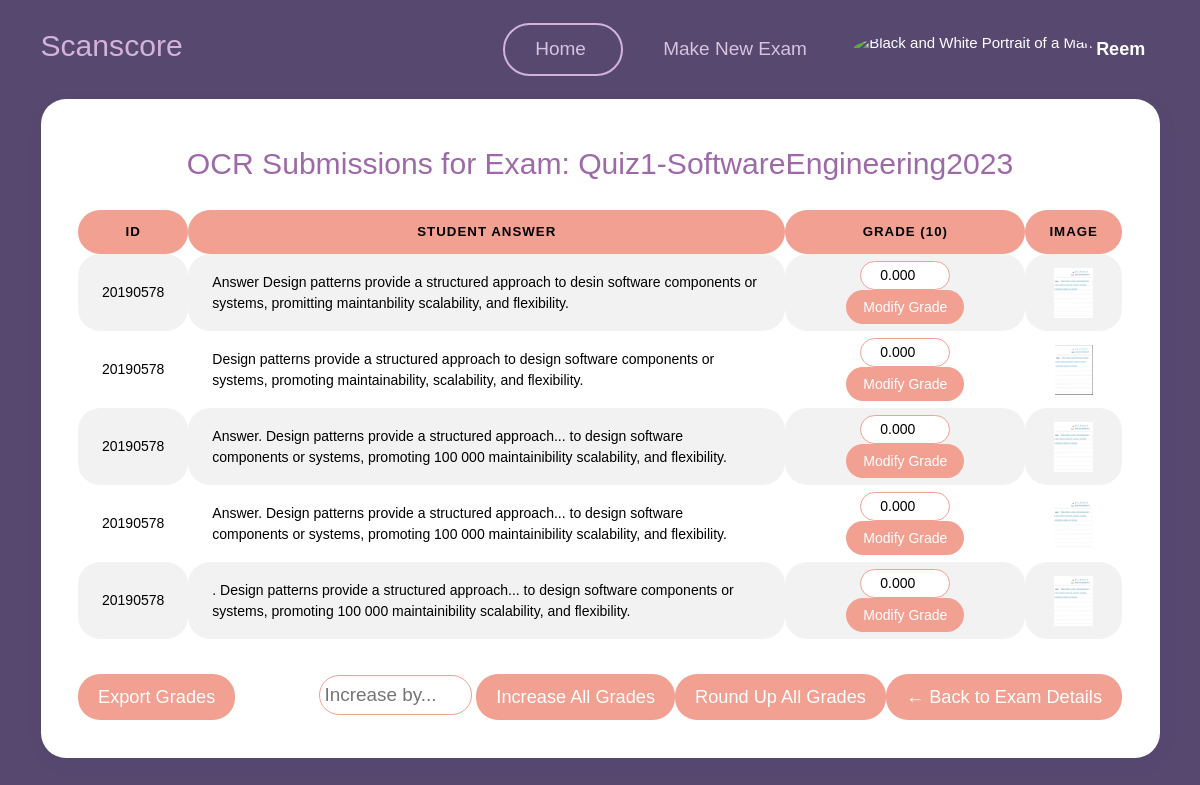
The page /teacher/exam/28/view_grades_ocr/ (signed in) on the database as committed earlier.
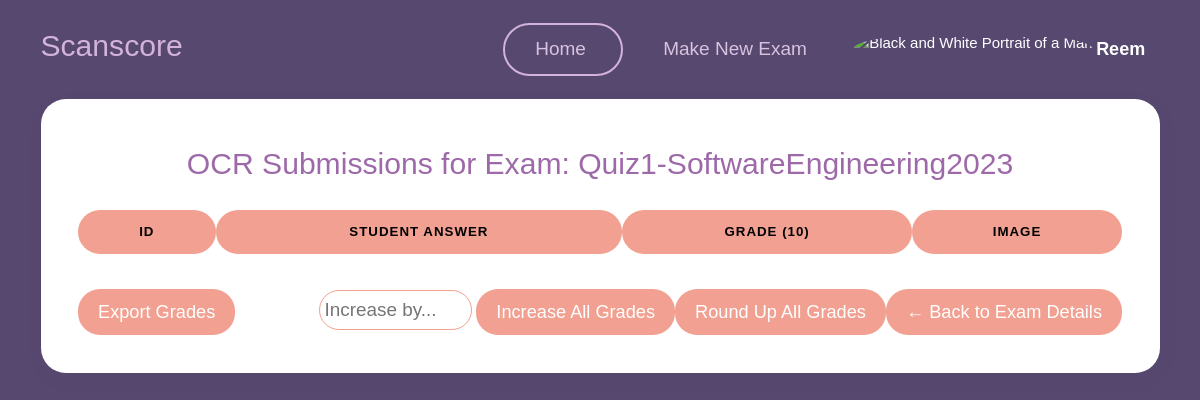
The same page on the database as committed later.
### myapp/models.py (models this page shows)
class ExamSubmissionOCR(models.Model):
    exam = models.ForeignKey(Exam, on_delete=models.CASCADE, related_name='ocr_submissions')
    teacher = models.ForeignKey(User, on_delete=models.CASCADE, related_name='ocr_submissions')
    student_id = models.CharField(max_length=20)
    student_name= models.CharField(max_length=100,default='Anonymous')
    image = models.ImageField(upload_to='ocr_images/')
    extracted_text = models.TextField(blank=True, null=True)
    score = models.DecimalField(max_digits=5, decimal_places=3, validators=[MaxValueValidator(10.000)])
    is_graded = models.BooleanField(default=False)
    time_created = models.DateTimeField(auto_now_add=True)

### myapp/views.py (the view)
# urls.py: path('teacher/exam/<int:exam_id>/view_grades_ocr/', views.view_grades_ocr, name='view_grades_ocr'),
@login_required
def view_grades_ocr(request, exam_id):
    exam = get_object_or_404(Exam, pk=exam_id, teacher=request.user)
    exam.ocr_graded = True
    exam.save()
    print("now set ocr_graded to", exam.ocr_graded)
    if not exam.ocr_graded:
        graded_submissions = StartGradingOCR(exam_id)  # This will update and return graded submissions
    else:
        graded_submissions = ExamSubmissionOCR.objects.filter(exam=exam)
    for submission in graded_submissions:
        if submission.score < 0:
            submission.score = 0.000
        print(f"Submission ID: {submission.id} - Student ID: {submission.student_id} - Score: {submission.score}")
    return render(request, 'myapp/teacher/view_grades_ocr.html', {'submissions': graded_submissions, 'exam': exam})

### templates/myapp/teacher/view_grades_ocr.html (shortened to what the changed rows need)
{% load static %}
<!DOCTYPE html>
<html lang="en">
<head>
    <link href="{% static 'vendor/datatables/dataTables.bootstrap4.min.css' %}" rel="stylesheet">
    <link href="{% static 'vendor/aos/aos.css' %}" rel="stylesheet">
    <link href="{% static 'vendor/bootstrap/css/bootstrap.min.css' %}" rel="stylesheet">
    <link href="{% static 'vendor/bootstrap-icons/bootstrap-icons.css' %}" rel="stylesheet">
    <link href="{% static 'vendor/boxicons/css/boxicons.min.css' %}" rel="stylesheet">
    <link href="{% static 'vendor/glightbox/css/glightbox.min.css' %}" rel="stylesheet">
    <link href="{% static 'vendor/remixicon/remixicon.css' %}" rel="stylesheet">
    <link href="{% static 'vendor/swiper/swiper-bundle.min.css' %}" rel="stylesheet">
    <link href="{% static 'css/style.css' %}" rel="stylesheet">
    <link href="{% static 'assets/css/bootstrap.min.css' %}" rel="stylesheet">
    <link href="{% static 'assets/css/plugins.min.css' %}" rel="stylesheet">
    <link href="{% static 'assets/css/kaiadmin.min.css' %}" rel="stylesheet">
</head>
<body>
    <header id="header">
        <div class="container align-items-center justify-content-between">
            <h1 class="me-auto"><a href="{% url 'teacher_dashboard' %}" style="color: #d4b3db;">Scanscore</a></h1>
        </div>
    </header>
    <div class="container">
        <div class="justify-content-center" data-aos="fade-up" data-aos-delay="200">
            <div class="card text-black">
                <h1 style="text-align: center;margin-top: 2%; color: #9e69a9;">OCR Submissions for Exam: {{ exam.name }}
                </h1>
                <div class="card-body">
                    <div class="table-responsive">
                        <table id="basic-datatables" class="display table table-striped table-hover"
                            style="border-radius: 22px !important; text-align: center;">
                            <thead>
                                <tr>
                                    <th class="style2"> ID</th>
                                    <th class="style2"> Student Answer</th>
                                    <th class="style2"> Grade (10)</th>
                                    <th class="style2"> Image</th>
                                </tr>
                            </thead>
                            <tbody>
                                {% for submission in submissions %}
                                <tr>
                                    <td class="Border">{{ submission.student_id }}</td>
                                    <td class="Border" style="text-align: left;">{{ submission.extracted_text }}</td>
                                    <td class="Border " style="width: 23%;">
                                        <form action="{% url 'modify_grade_ocr' submission.id %}" method="post">
                                            <input type="number" step="0.001" name="new_grade"
                                                value="{{ submission.score }}" min="0" max="10"
                                                style="border-radius: 20px; text-align: center;padding: 3px 3px; border: 1px solid #f1a091;"
                                                required>
                                            <button type="submit" class="btn btn-info" style="padding: 7px 17px;">Modify Grade</button>
                                        </form>
                                    </td>
                                    <td class="Border">
                                        <img src="{{ submission.image.url }}" alt="Student Answer"
                                            style="cursor: pointer; max-width: 200px; max-height: 50px;"
                                            onclick="showModal('{{ submission.image.url }}')">
                                    </td class="Border">
                                </tr>
                                {% endfor %}
                            </tbody>
                        </table>
                    </div>
                </div>
            </div>
        </div>
    </div>
</body>
</html>

Rows that differ between the two databases and show on the page:
removed ExamSubmissionOCR: student_id "20190578", extracted_text "Answer Design patterns provide a structured approach to desin software components or systems, promitting maintanbility scalability, and flexibility.", new_grade "0.000", image (picture)
removed ExamSubmissionOCR: student_id "20190578", extracted_text "Design patterns provide a structured approach to design software components or systems, promoting maintainability, scalability, and flexibility.", new_grade "0.000", image (picture)
removed ExamSubmissionOCR: student_id "20190578", extracted_text "Answer. Design patterns provide a structured approach... to design software components or systems, promoting 100 000 maintainibility scalability, and flexibility.", new_grade "0.000", image (picture)
removed ExamSubmissionOCR: student_id "20190578", extracted_text "Answer. Design patterns provide a structured approach... to design software components or systems, promoting 100 000 maintainibility scalability, and flexibility.", new_grade "0.000", image (picture)
removed ExamSubmissionOCR: student_id "20190578", extracted_text ". Design patterns provide a structured approach... to design software components or systems, promoting 100 000 maintainibility scalability, and flexibility.", new_grade "0.000", image (picture)
